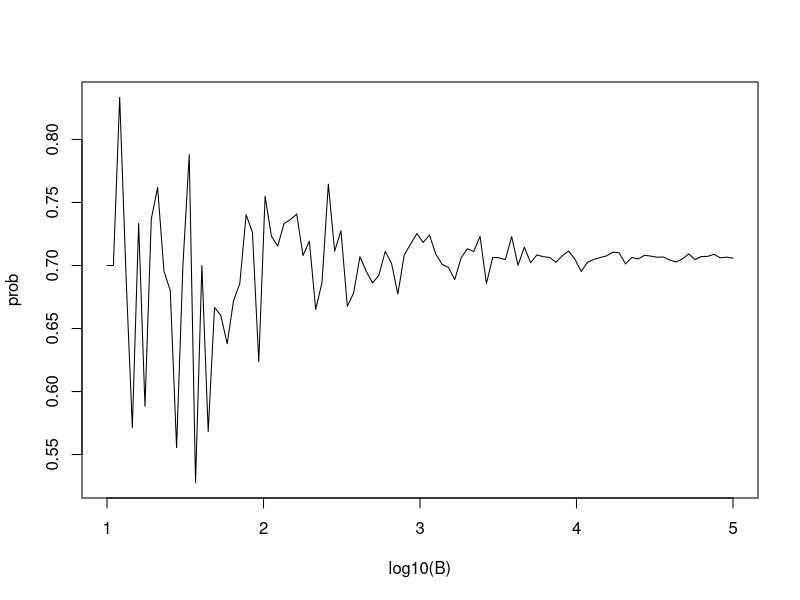

R code for this plot:
#Check if the required packages were installed and attached
packsAsked <- c("gtools", "tidyverse")

insDemandIndex <- !(packsAsked %in% rownames(installed.packages()))
sapply(packsAsked[insDemandIndex], install.packages)

attDemandIndex <- !(packsAsked %in% .packages())
packsToAtt <- packsAsked[attDemandIndex]

for (i in packsToAtt){
  library(i, character.only = TRUE)
}

#start coding here

#configure the RNG to ensure the interoperability with the course material
set.seed(1)
signif(3)



# Course 3 
#1.2 Combinations and Permutations
#4- How Many Monte Carlo Experiments are Enough?

B <- 10^seq(1, 5, len = 100)    # defines vector of many B values
compute_prob <- function(B, n = 30){    # function to run Monte Carlo simulation with each B
  same_day <- replicate(B, {
    bdays <- sample(1:365, n, replace = TRUE)
    any(duplicated(bdays))
  })
  mean(same_day)
}

prob <- sapply(B, compute_prob)    # apply compute_prob to many values of B
plot(log10(B), prob, type = "l")    # plot a line graph of estimates 

